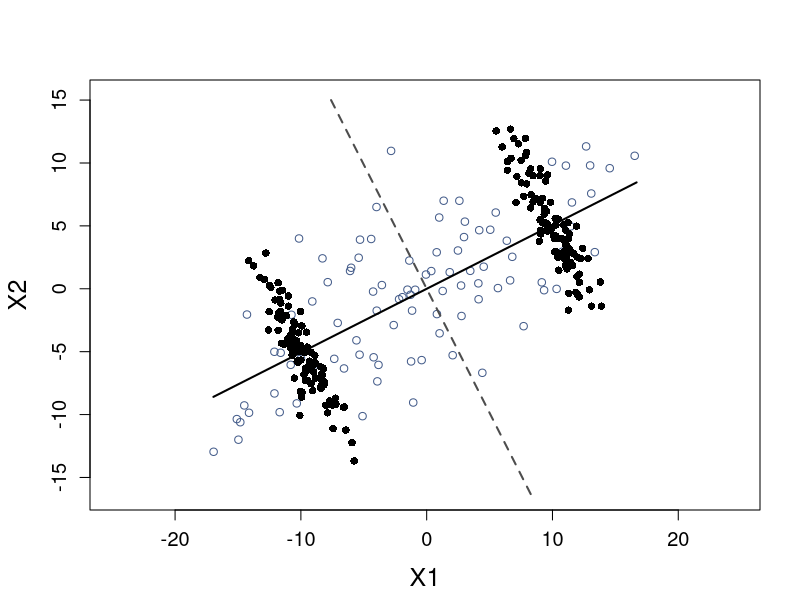

This chart was generated by the following R code:
set.seed(123)
par(mar = c(4.5, 4.5, 4, 2))

# Load necessary packages
library(MASS)

# Basic parameters
mu <- c(4, 2) # Separation direction (two cluster centers are at ±mu)
n_per_cluster <- 100
pi1 <- 0.5; pi2 <- 0.5

# Direction basis: u is the unit vector along mu; v is the unit vector orthogonal to u (rotated 90 degrees counter-clockwise)
mu_norm <- sqrt(sum(mu^2))
u <- mu / mu_norm
v <- c(-u[2], u[1]) # Orthogonal to u, length is 1

# Single cluster covariance S = a uu^T + b vv^T (larger in v direction), b = 4 as requested
a <- 0.5
b <- 16.0
S <- a * tcrossprod(u, u) + b * tcrossprod(v, v)

# Push the two clusters to the top-left and bottom-right (diagonal positions)
# Adjust parameters so the two clusters are in diagonal positions
delta_v <- 0  # No overall upward shift needed
sep_scale <- 2.5  # Increase the separation scale to move the clusters closer to the diagonal

m1 <- -sep_scale * mu  # Bottom-left direction
m2 <- sep_scale * mu   # Top-right direction

# Generate mixed data (covariance is S)
X1 <- mvrnorm(n = n_per_cluster, mu = m1, Sigma = S)
X2 <- mvrnorm(n = n_per_cluster, mu = m2, Sigma = S)
X_mix <- rbind(X1, X2)
X_mix <- scale(X_mix, scale = FALSE)

# Calculate actual cluster centers (after centering)
cluster_mean1 <- colMeans(X1) - colMeans(rbind(X1, X2))
cluster_mean2 <- colMeans(X2) - colMeans(rbind(X1, X2))

# Overall mean and overall covariance
m_mix <- pi1 * m1 + pi2 * m2
Sigma_mix <- S + tcrossprod(sep_scale * mu, sep_scale * mu)

# Generate matching single Gaussian data
X_gauss <- mvrnorm(n = 100, mu = m_mix, Sigma = Sigma_mix)
X_gauss <- scale(X_gauss, scale = FALSE)

# Calculate coordinate range to ensure all points in X_mix are within the bounding box
x_range <- range(X_mix[,1])
y_range <- range(X_mix[,2])
x_pad <- 0.1 * (x_range[2] - x_range[1])
y_pad <- 0.1 * (y_range[2] - y_range[1])
xlim <- c(x_range[1] - x_pad, x_range[2] + x_pad)
ylim <- c(y_range[1] - y_pad, y_range[2] + y_pad)

# Filter out points in X_gauss that fall outside the range
keep_idx <- (X_gauss[,1] >= xlim[1] & X_gauss[,1] <= xlim[2] & 
               X_gauss[,2] >= ylim[1] & X_gauss[,2] <= ylim[2])
X_gauss <- X_gauss[keep_idx, ]

# Utility function: Draw a line passing through point p=(px,py) with direction vector d, intersecting the bounding box (xlim, ylim)
draw_infinite_line <- function(px, py, dx, dy, xlim, ylim, col="black", lwd=2, lty=1) {
  # Parameterization: x = px + t*dx, y = py + t*dy
  ts <- c()
  if (abs(dx) > 1e-12) {
    ts <- c(ts, (xlim[1] - px)/dx, (xlim[2] - px)/dx)
  }
  if (abs(dy) > 1e-12) {
    ts <- c(ts, (ylim[1] - py)/dy, (ylim[2] - py)/dy)
  }
  
  # Calculate all candidate intersection points
  cand <- cbind(px + ts * dx, py + ts * dy)
  
  # Select points that fall inside or on the boundaries of the bounding box
  eps <- 1e-6
  valid <- (cand[,1] >= xlim[1]-eps & cand[,1] <= xlim[2]+eps &
              cand[,2] >= ylim[1]-eps & cand[,2] <= ylim[2]+eps)
  
  if (sum(valid) >= 2) {
    valid_points <- cand[valid, , drop = FALSE]
    # Select the two furthest points
    if (nrow(valid_points) > 2) {
      dists <- apply(valid_points, 1, function(p) (p[1]-px)^2 + (p[2]-py)^2)
      idx <- order(dists, decreasing = TRUE)[1:2]
      valid_points <- valid_points[idx, ]
    }
    segments(valid_points[1,1], valid_points[1,2], 
             valid_points[2,1], valid_points[2,2], 
             col=col, lwd=lwd, lty=lty)
  }
}

# Plotting
plot(NA, NA, xlim = xlim, ylim = ylim, xlab = "X1", ylab = "X2",
     asp = 1, cex.axis = 1.2, cex.lab = 1.5,
     main = "")

# Hollow points: matching Gaussian (grey-blue)
points(X_gauss[,1], X_gauss[,2], pch = 1, col = "#445C8A")

# Solid points: mixed clusters (uniform black)
points(X_mix[,1], X_mix[,2], pch = 16, col = "black")

# Draw a line connecting the two cluster centers (solid black)
# Line direction vector
line_dir <- cluster_mean2 - cluster_mean1
line_dir_norm <- line_dir / sqrt(sum(line_dir^2))

# Draw the line from cluster_mean1
draw_infinite_line(cluster_mean1[1], cluster_mean1[2], 
                   line_dir_norm[1], line_dir_norm[2], 
                   xlim, ylim, col="black", lwd=2, lty=1)

# Calculate the midpoint of the line
midpoint <- (cluster_mean1 + cluster_mean2) / 2

# Perpendicular direction (rotated 90 degrees counter-clockwise)
perp_dir <- c(-line_dir_norm[2], line_dir_norm[1])

# Draw a perpendicular line from the midpoint (dashed dark grey)
draw_infinite_line(midpoint[1], midpoint[2], 
                   perp_dir[1], perp_dir[2], 
                   xlim, ylim, col="gray30", lwd=2, lty=2)
